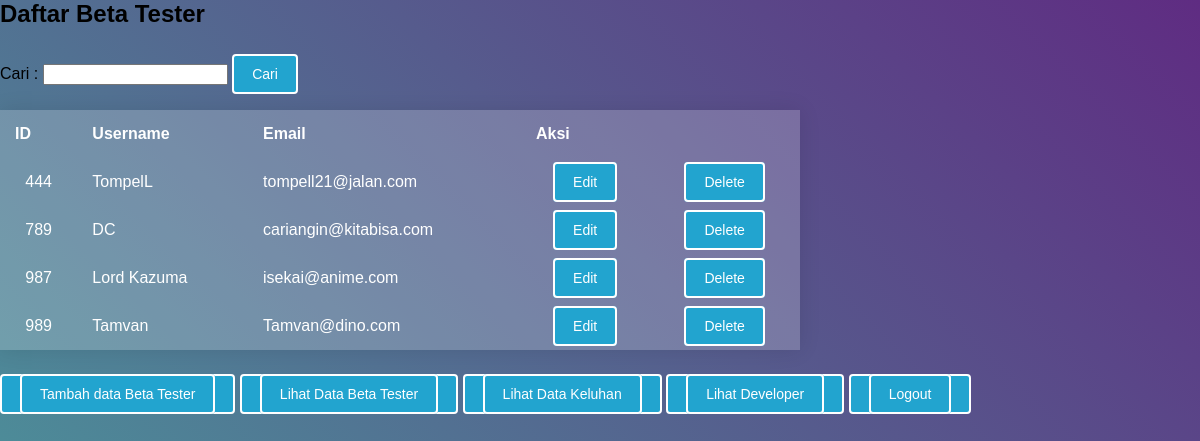
The page / (signed in) on the database its author committed.
### tables this page shows
CREATE TABLE `betatester` (
  `id` int(25) NOT NULL,
  `username` varchar(50) NOT NULL,
  `email` varchar(150) NOT NULL
);

### index.php (the view, shortened to what this page needs)
<html>
<head>
    <link rel="stylesheet" type="text/css" href="style.css">
</head>
<body>
    <h2 line-height='50%'>Daftar Beta Tester</h2>
    <form action="index.php" method="get">
	<label>Cari :</label>
	<input type="text" name="cari">
	<input type="submit" value="Cari">
</form>
    <table class="table1">
        <tr>
            <th>ID</th>
            <th>Username</th>
            <th>Email</th>
            <th colspan="2">Aksi</th>
        </tr>
        <?php
        include_once("config.php");
        if(isset($_GET['cari'])){
            $result = mysqli_query($mysqli, "SELECT * FROM betatester WHERE username LIKE '%".$cari."%' ORDER BY id ASC");
        } else {
            $result = mysqli_query($mysqli, "SELECT * FROM betatester ORDER BY id ASC");
        }
        while ($user_data = mysqli_fetch_array($result)) {
            echo "<tr>";
            echo "<td align='center'>" . $user_data['id'] . "</td>";
            echo "<td>" . $user_data['username'] . "</td>";
            echo "<td>" . $user_data['email'] . "</td>";
            echo "<td align='center'><a href='edit_beta.php?id=$user_data[id]'>Edit</a></td>";
            echo "<td align='center'><a href='delete_beta.php?id=$user_data[id]'>Delete</a></td></tr>";
        }
        ?>
    </table>
    <br>
    <button><a href="add_beta.php">Tambah data Beta Tester</a></button>
    <button><a href="index.php">Lihat Data Beta Tester</a></button>
    <button><a href="keluhan.php">Lihat Data Keluhan</a></button>
    <button><a href="developer.php">Lihat Developer</a></button>
    <button><a href="logout_admin.php">Logout</a></button>
</body>
</html>

### style.css (style rules this page uses)
html, body { height: 100%; }
body { margin: 0; background: -webkit-linear-gradient(45deg, #49a09d, #5f2c82); background: linear-gradient(45deg, #49a09d, #5f2c82); font-family: sans-serif; font-weight: 100; }
table { width: 800px; border-collapse: collapse; overflow: hidden; box-shadow: 0 0 20px rgba(0, 0, 0, 0.1); }
th, td { padding: 15px; background-color: rgba(255, 255, 255, 0.2); color: #fff; }
th { text-align: left; }
tbody td { position: relative; }
a, button,input[type=submit],input[type=reset] { font-family: sans-serif; font-size: 14px; background: #22a4cf; color: white; border: white 2px solid; border-radius: 4px; padding: 10px 18px; margin-top: 6px; }
a { text-decoration: none; }

### rows shown on the page
betatester: id "444", username "TompelL", email "tompell21@jalan.com"
betatester: id "789", username "DC", email "cariangin@kitabisa.com"
betatester: id "987", username "Lord Kazuma", email "isekai@anime.com"
betatester: id "989", username "Tamvan", email "Tamvan@dino.com"
